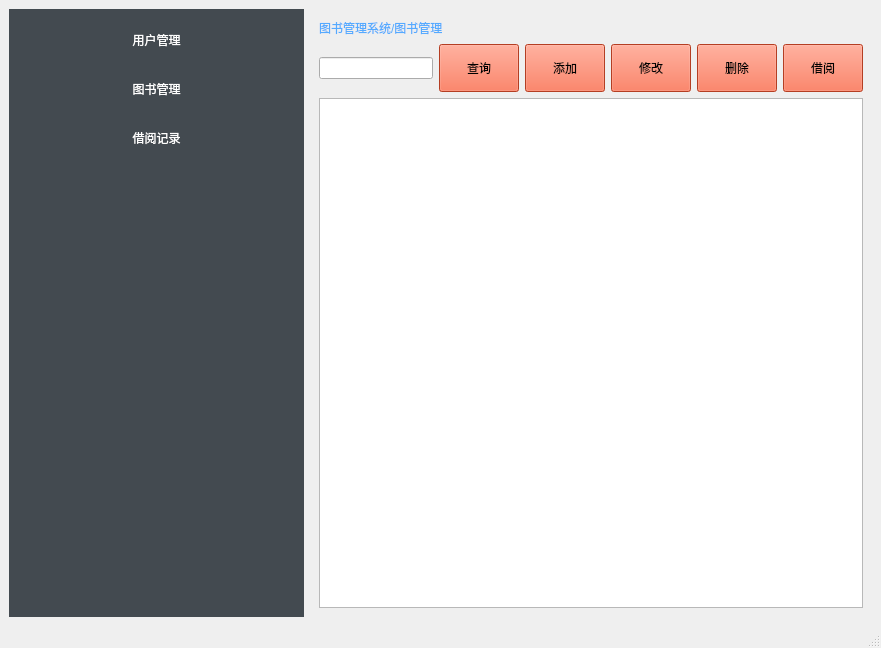
<?xml version="1.0" encoding="UTF-8"?>
<ui version="4.0">
 <class>MainWindow</class>
 <widget class="QMainWindow" name="MainWindow">
  <property name="geometry">
   <rect>
    <x>0</x>
    <y>0</y>
    <width>881</width>
    <height>648</height>
   </rect>
  </property>
  <property name="windowTitle">
   <string>MainWindow</string>
  </property>
  <property name="styleSheet">
   <string notr="true">QToolButton{
	width:200px;
	height:40px;
	color:#ffffff;
	background-color:#434a50;
	border-radius:1px;			
	font: 14pt &quot;楷体&quot;;
    margin:0 auto;
}
QToolButton:checked{
   		color:#ffd04b;
}
QLabel{
	font: 14pt &quot;楷体&quot;;
	color: rgb(85, 170, 255);
 }
QWidget#widget{
		background-color:#434a50;

}

QPushButton{
	font: 12pt &quot;楷体&quot;;
    width:58px;
	height:40px;
	background-color: #fc5731;
}


</string>
  </property>
  <widget class="QWidget" name="centralwidget">
   <layout class="QHBoxLayout" name="horizontalLayout_13">
    <item>
     <layout class="QHBoxLayout" name="horizontalLayout_11"/>
    </item>
    <item>
     <widget class="QWidget" name="widget" native="true">
      <property name="minimumSize">
       <size>
        <width>180</width>
        <height>0</height>
       </size>
      </property>
      <property name="layoutDirection">
       <enum>Qt::LeftToRight</enum>
      </property>
      <layout class="QVBoxLayout" name="verticalLayout_7">
       <item>
        <widget class="QToolButton" name="toolButton_user">
         <property name="tabletTracking">
          <bool>false</bool>
         </property>
         <property name="layoutDirection">
          <enum>Qt::LeftToRight</enum>
         </property>
         <property name="text">
          <string>用户管理</string>
         </property>
         <property name="icon">
          <iconset>
           <normaloff>icon_avg7ubu7jxa/huangguanyonghu.png</normaloff>icon_avg7ubu7jxa/huangguanyonghu.png</iconset>
         </property>
         <property name="checkable">
          <bool>true</bool>
         </property>
         <property name="autoRepeat">
          <bool>false</bool>
         </property>
         <property name="autoExclusive">
          <bool>true</bool>
         </property>
         <property name="autoRepeatDelay">
          <number>300</number>
         </property>
         <property name="popupMode">
          <enum>QToolButton::DelayedPopup</enum>
         </property>
         <property name="toolButtonStyle">
          <enum>Qt::ToolButtonTextBesideIcon</enum>
         </property>
         <property name="autoRaise">
          <bool>false</bool>
         </property>
        </widget>
       </item>
       <item>
        <widget class="QToolButton" name="toolButton_book">
         <property name="tabletTracking">
          <bool>false</bool>
         </property>
         <property name="layoutDirection">
          <enum>Qt::LeftToRight</enum>
         </property>
         <property name="text">
          <string>图书管理</string>
         </property>
         <property name="icon">
          <iconset>
           <normaloff>icon_avg7ubu7jxa/tushu.png</normaloff>icon_avg7ubu7jxa/tushu.png</iconset>
         </property>
         <property name="checkable">
          <bool>true</bool>
         </property>
         <property name="autoRepeat">
          <bool>false</bool>
         </property>
         <property name="autoExclusive">
          <bool>true</bool>
         </property>
         <property name="autoRepeatDelay">
          <number>300</number>
         </property>
         <property name="popupMode">
          <enum>QToolButton::DelayedPopup</enum>
         </property>
         <property name="toolButtonStyle">
          <enum>Qt::ToolButtonTextBesideIcon</enum>
         </property>
         <property name="autoRaise">
          <bool>false</bool>
         </property>
        </widget>
       </item>
       <item>
        <widget class="QToolButton" name="toolButton_borrow">
         <property name="tabletTracking">
          <bool>false</bool>
         </property>
         <property name="layoutDirection">
          <enum>Qt::LeftToRight</enum>
         </property>
         <property name="text">
          <string>借阅记录</string>
         </property>
         <property name="icon">
          <iconset>
           <normaloff>icon_avg7ubu7jxa/考试_大.png</normaloff>icon_avg7ubu7jxa/考试_大.png</iconset>
         </property>
         <property name="checkable">
          <bool>true</bool>
         </property>
         <property name="autoRepeat">
          <bool>false</bool>
         </property>
         <property name="autoExclusive">
          <bool>true</bool>
         </property>
         <property name="autoRepeatDelay">
          <number>300</number>
         </property>
         <property name="popupMode">
          <enum>QToolButton::DelayedPopup</enum>
         </property>
         <property name="toolButtonStyle">
          <enum>Qt::ToolButtonTextBesideIcon</enum>
         </property>
         <property name="autoRaise">
          <bool>false</bool>
         </property>
        </widget>
       </item>
       <item>
        <spacer name="verticalSpacer">
         <property name="orientation">
          <enum>Qt::Vertical</enum>
         </property>
         <property name="sizeHint" stdset="0">
          <size>
           <width>17</width>
           <height>426</height>
          </size>
         </property>
        </spacer>
       </item>
      </layout>
     </widget>
    </item>
    <item>
     <widget class="QStackedWidget" name="stackedWidget">
      <property name="currentIndex">
       <number>2</number>
      </property>
      <widget class="QWidget" name="page_main">
       <layout class="QHBoxLayout" name="horizontalLayout_14">
        <item>
         <widget class="QLabel" name="label">
          <property name="font">
           <font>
            <family>楷体</family>
            <pointsize>14</pointsize>
            <weight>50</weight>
            <italic>false</italic>
            <bold>false</bold>
           </font>
          </property>
          <property name="styleSheet">
           <string notr="true">color: rgb(0, 255, 255);</string>
          </property>
          <property name="text">
           <string>欢迎使用Python图书管理系统</string>
          </property>
          <property name="alignment">
           <set>Qt::AlignCenter</set>
          </property>
         </widget>
        </item>
       </layout>
      </widget>
      <widget class="QWidget" name="page_user">
       <layout class="QVBoxLayout" name="verticalLayout">
        <item>
         <layout class="QHBoxLayout" name="horizontalLayout_3">
          <item>
           <widget class="QLabel" name="label_2">
            <property name="text">
             <string>图书管理系统/用户管理</string>
            </property>
           </widget>
          </item>
          <item>
           <spacer name="horizontalSpacer_2">
            <property name="orientation">
             <enum>Qt::Horizontal</enum>
            </property>
            <property name="sizeHint" stdset="0">
             <size>
              <width>40</width>
              <height>20</height>
             </size>
            </property>
           </spacer>
          </item>
         </layout>
        </item>
        <item>
         <layout class="QHBoxLayout" name="horizontalLayout_2">
          <item>
           <widget class="QLineEdit" name="lineEdit_user"/>
          </item>
          <item>
           <widget class="QPushButton" name="pushButton_query_user">
            <property name="text">
             <string>查询</string>
            </property>
           </widget>
          </item>
          <item>
           <widget class="QPushButton" name="pushButton_update_user">
            <property name="text">
             <string>修改</string>
            </property>
           </widget>
          </item>
          <item>
           <widget class="QPushButton" name="pushButton_delete_user">
            <property name="text">
             <string>删除</string>
            </property>
           </widget>
          </item>
          <item>
           <widget class="QPushButton" name="pushButton_modify_user">
            <property name="text">
             <string>修改密码</string>
            </property>
           </widget>
          </item>
         </layout>
        </item>
        <item>
         <widget class="QTableView" name="tableView_user">
          <property name="editTriggers">
           <set>QAbstractItemView::NoEditTriggers</set>
          </property>
          <property name="selectionMode">
           <enum>QAbstractItemView::SingleSelection</enum>
          </property>
          <property name="selectionBehavior">
           <enum>QAbstractItemView::SelectRows</enum>
          </property>
         </widget>
        </item>
       </layout>
      </widget>
      <widget class="QWidget" name="page_book">
       <layout class="QVBoxLayout" name="verticalLayout_5">
        <item>
         <layout class="QHBoxLayout" name="horizontalLayout_8">
          <item>
           <widget class="QLabel" name="label_7">
            <property name="text">
             <string>图书管理系统/图书管理</string>
            </property>
           </widget>
          </item>
          <item>
           <spacer name="horizontalSpacer_7">
            <property name="orientation">
             <enum>Qt::Horizontal</enum>
            </property>
            <property name="sizeHint" stdset="0">
             <size>
              <width>40</width>
              <height>20</height>
             </size>
            </property>
           </spacer>
          </item>
         </layout>
        </item>
        <item>
         <layout class="QHBoxLayout" name="horizontalLayout">
          <item>
           <widget class="QLineEdit" name="lineEdit_book"/>
          </item>
          <item>
           <widget class="QPushButton" name="pushButton_query_book">
            <property name="text">
             <string>查询</string>
            </property>
           </widget>
          </item>
          <item>
           <widget class="QPushButton" name="pushButton_add_book">
            <property name="text">
             <string>添加</string>
            </property>
           </widget>
          </item>
          <item>
           <widget class="QPushButton" name="pushButton_update_book">
            <property name="text">
             <string>修改</string>
            </property>
           </widget>
          </item>
          <item>
           <widget class="QPushButton" name="pushButton_delete_book">
            <property name="text">
             <string>删除</string>
            </property>
           </widget>
          </item>
          <item>
           <widget class="QPushButton" name="pushButton_borrow_book">
            <property name="text">
             <string>借阅</string>
            </property>
           </widget>
          </item>
         </layout>
        </item>
        <item>
         <widget class="QTableView" name="tableView_book">
          <property name="editTriggers">
           <set>QAbstractItemView::NoEditTriggers</set>
          </property>
          <property name="selectionMode">
           <enum>QAbstractItemView::ExtendedSelection</enum>
          </property>
          <property name="selectionBehavior">
           <enum>QAbstractItemView::SelectRows</enum>
          </property>
         </widget>
        </item>
       </layout>
      </widget>
      <widget class="QWidget" name="page_borrow">
       <layout class="QVBoxLayout" name="verticalLayout_6">
        <item>
         <layout class="QHBoxLayout" name="horizontalLayout_10">
          <item>
           <widget class="QLabel" name="label_8">
            <property name="text">
             <string>图书管理系统/借阅记录</string>
            </property>
           </widget>
          </item>
          <item>
           <spacer name="horizontalSpacer_10">
            <property name="orientation">
             <enum>Qt::Horizontal</enum>
            </property>
            <property name="sizeHint" stdset="0">
             <size>
              <width>40</width>
              <height>20</height>
             </size>
            </property>
           </spacer>
          </item>
         </layout>
        </item>
        <item>
         <layout class="QHBoxLayout" name="horizontalLayout_9">
          <item>
           <widget class="QLineEdit" name="lineEdit_5"/>
          </item>
          <item>
           <widget class="QPushButton" name="pushButton_query_borrow">
            <property name="text">
             <string>查询</string>
            </property>
           </widget>
          </item>
          <item>
           <widget class="QPushButton" name="pushButton_modify_borrow">
            <property name="text">
             <string>修改</string>
            </property>
           </widget>
          </item>
          <item>
           <widget class="QPushButton" name="pushButton_return_borrow">
            <property name="text">
             <string>还书</string>
            </property>
           </widget>
          </item>
         </layout>
        </item>
        <item>
         <widget class="QTableView" name="tableView_borrow">
          <property name="editTriggers">
           <set>QAbstractItemView::NoEditTriggers</set>
          </property>
          <property name="selectionMode">
           <enum>QAbstractItemView::ExtendedSelection</enum>
          </property>
          <property name="selectionBehavior">
           <enum>QAbstractItemView::SelectRows</enum>
          </property>
         </widget>
        </item>
       </layout>
      </widget>
     </widget>
    </item>
   </layout>
  </widget>
  <widget class="QStatusBar" name="statusbar"/>
 </widget>
 <resources>
  <include location="jjking.qrc"/>
 </resources>
 <connections/>
</ui>
